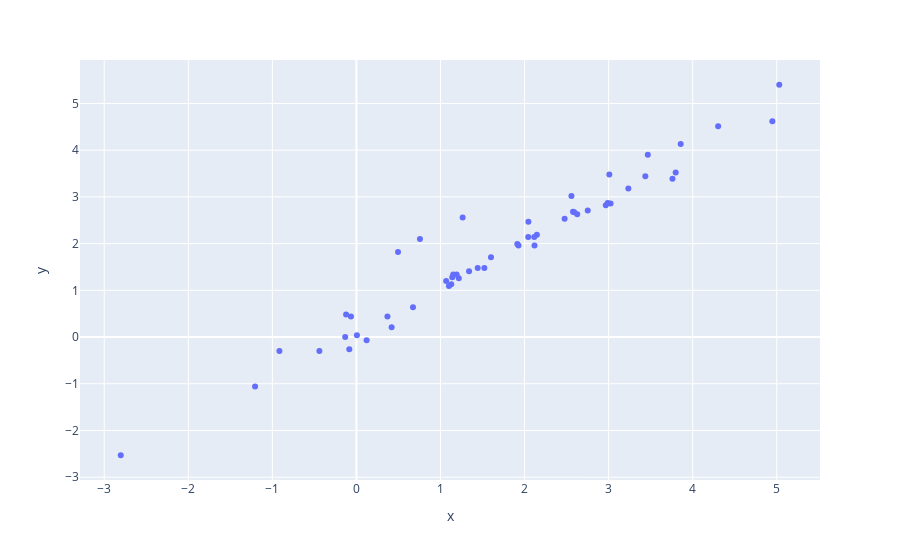

Here is the notebook cell this chart was saved with:
### Code cell
# compute and print MAE
mae = mean_absolute_error(df_pred.y, df_pred.y_pred)
rmse = np.sqrt(mean_squared_error(df_pred.y, df_pred.y_pred))
pearson_corr= pearsonr(df_pred.y, df_pred.y_pred)[0]**2
print(f"Mean Absolute Error (MAE): {mae:.2f} (RMSE): {rmse:.2f} R: {pearson_corr:.2f} N:{len(df_pred)}")

import plotly.express as px
fig = px.scatter(x=df_pred.y_pred, y=df_pred.y)
fig.show()

### Figure 1 — Plotly figure (JSON) as saved in the notebook; plotly's stock layout.template omitted (floating-point values rounded to 4 significant figures)
{"data": [{"hovertemplate": "x=%{x}<br>y=%{y}<extra></extra>", "legendgroup": "", "marker": {"color": "#636efa", "symbol": "circle"}, "mode": "markers", "name": "", "orientation": "v", "showlegend": false, "type": "scatter", "x": [3.798, 3.009, 1.443, 4.303, 1.928, 1.218, -0.1336, 1.264, -0.08478, 3.466, 1.128, 2.147, -0.4405, 1.101, 2.118, 0.369, 1.522, 0.005895, 0.1213, 2.558, 4.948, 3.76, -0.9162, 3.857, 2.046, 3.235, 5.03, 0.6727, 3.437, 3.023, 0.4188, 2.115, 2.752, 2.477, 2.627, 2.576, 2.966, 1.068, -1.206, 1.34, -0.06517, 1.192, 0.4947, 1.601, 0.7555, 1.151, 2.989, -0.123, 2.044, 1.914, 2.591, -2.804, 1.14], "xaxis": "x", "y": [3.52, 3.48, 1.48, 4.51, 1.96, 1.26, 0, 2.56, -0.26, 3.9, 1.13, 2.19, -0.3, 1.09, 1.96, 0.44, 1.48, 0.04, -0.07, 3.02, 4.62, 3.39, -0.3, 4.13, 2.47, 3.18, 5.4, 0.64, 3.44, 2.86, 0.21, 2.14, 2.71, 2.53, 2.63, 2.68, 2.82, 1.2, -1.06, 1.41, 0.44, 1.34, 1.82, 1.71, 2.1, 1.34, 2.87, 0.48, 2.14, 1.99, 2.67, -2.53, 1.28], "yaxis": "y"}], "layout": {"legend": {"tracegroupgap": 0}, "margin": {"t": 60}, "xaxis": {"anchor": "y", "domain": [0, 1], "title": {"text": "x"}}, "yaxis": {"anchor": "x", "domain": [0, 1], "title": {"text": "y"}}}}
